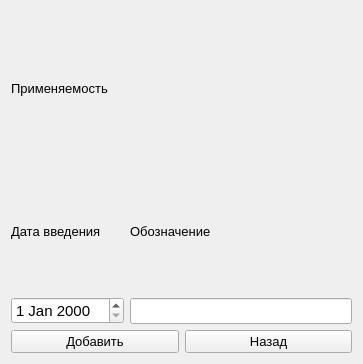
<?xml version="1.0" encoding="UTF-8"?>
<ui version="4.0">
 <class>ApplicabilityMiniForm</class>
 <widget class="QWidget" name="ApplicabilityMiniForm">
  <property name="geometry">
   <rect>
    <x>0</x>
    <y>0</y>
    <width>363</width>
    <height>364</height>
   </rect>
  </property>
  <property name="sizePolicy">
   <sizepolicy hsizetype="Maximum" vsizetype="Maximum">
    <horstretch>0</horstretch>
    <verstretch>0</verstretch>
   </sizepolicy>
  </property>
  <property name="windowTitle">
   <string>Form</string>
  </property>
  <layout class="QGridLayout" name="gridLayout">
   <item row="0" column="0">
    <layout class="QVBoxLayout" name="verticalLayout_3">
     <item>
      <widget class="QLabel" name="labelApplicability">
       <property name="font">
        <font>
         <pointsize>10</pointsize>
        </font>
       </property>
       <property name="text">
        <string>Применяемость</string>
       </property>
      </widget>
     </item>
     <item>
      <layout class="QHBoxLayout" name="horizontalLayout_2">
       <item>
        <layout class="QVBoxLayout" name="verticalLayout_2">
         <item>
          <widget class="QLabel" name="labelIntroductionDate">
           <property name="font">
            <font>
             <pointsize>10</pointsize>
            </font>
           </property>
           <property name="text">
            <string>Дата введения</string>
           </property>
          </widget>
         </item>
         <item>
          <widget class="QDateEdit" name="dateEditIntroductionDate">
           <property name="font">
            <font>
             <pointsize>11</pointsize>
            </font>
           </property>
          </widget>
         </item>
        </layout>
       </item>
       <item>
        <layout class="QVBoxLayout" name="verticalLayout">
         <item>
          <widget class="QLabel" name="labelDesignation">
           <property name="font">
            <font>
             <pointsize>10</pointsize>
            </font>
           </property>
           <property name="text">
            <string>Обозначение</string>
           </property>
          </widget>
         </item>
         <item>
          <widget class="QLineEdit" name="lineEditDesignation">
           <property name="font">
            <font>
             <pointsize>11</pointsize>
            </font>
           </property>
          </widget>
         </item>
        </layout>
       </item>
      </layout>
     </item>
     <item>
      <layout class="QHBoxLayout" name="horizontalLayout">
       <item>
        <widget class="QPushButton" name="pushButtonAdd">
         <property name="font">
          <font>
           <pointsize>10</pointsize>
          </font>
         </property>
         <property name="text">
          <string>Добавить</string>
         </property>
        </widget>
       </item>
       <item>
        <widget class="QPushButton" name="pushButtonBack">
         <property name="font">
          <font>
           <pointsize>10</pointsize>
          </font>
         </property>
         <property name="text">
          <string>Назад</string>
         </property>
        </widget>
       </item>
      </layout>
     </item>
    </layout>
   </item>
  </layout>
 </widget>
 <resources/>
 <connections/>
</ui>
